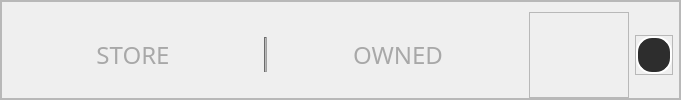
           <widget class="QFrame" name="Menu">
            <property name="sizePolicy">
             <sizepolicy hsizetype="Maximum" vsizetype="Maximum">
              <horstretch>0</horstretch>
              <verstretch>0</verstretch>
             </sizepolicy>
            </property>
            <property name="maximumSize">
             <size>
              <width>1677721</width>
              <height>16777215</height>
             </size>
            </property>
            <property name="frameShape">
             <enum>QFrame::StyledPanel</enum>
            </property>
            <property name="frameShadow">
             <enum>QFrame::Raised</enum>
            </property>
            <layout class="QHBoxLayout" name="horizontalLayout_2">
             <property name="leftMargin">
              <number>0</number>
             </property>
             <property name="topMargin">
              <number>0</number>
             </property>
             <property name="rightMargin">
              <number>0</number>
             </property>
             <property name="bottomMargin">
              <number>0</number>
             </property>
             <item>
              <widget class="QFrame" name="MenuItems">
               <property name="sizePolicy">
                <sizepolicy hsizetype="Expanding" vsizetype="Preferred">
                 <horstretch>0</horstretch>
                 <verstretch>0</verstretch>
                </sizepolicy>
               </property>
               <property name="frameShape">
                <enum>QFrame::StyledPanel</enum>
               </property>
               <property name="frameShadow">
                <enum>QFrame::Raised</enum>
               </property>
               <layout class="QHBoxLayout" name="horizontalLayout_4">
                <property name="leftMargin">
                 <number>0</number>
                </property>
                <property name="topMargin">
                 <number>10</number>
                </property>
                <property name="rightMargin">
                 <number>0</number>
                </property>
                <property name="bottomMargin">
                 <number>0</number>
                </property>
                <item>
                 <widget class="QFrame" name="frame_2">
                  <property name="sizePolicy">
                   <sizepolicy hsizetype="Maximum" vsizetype="Preferred">
                    <horstretch>0</horstretch>
                    <verstretch>0</verstretch>
                   </sizepolicy>
                  </property>
                  <property name="maximumSize">
                   <size>
                    <width>21</width>
                    <height>16777215</height>
                   </size>
                  </property>
                  <property name="frameShape">
                   <enum>QFrame::StyledPanel</enum>
                  </property>
                  <property name="frameShadow">
                   <enum>QFrame::Raised</enum>
                  </property>
                 </widget>
                </item>
                <item>
                 <widget class="QPushButton" name="storeBtn">
                  <property name="sizePolicy">
                   <sizepolicy hsizetype="Preferred" vsizetype="Maximum">
                    <horstretch>0</horstretch>
                    <verstretch>0</verstretch>
                   </sizepolicy>
                  </property>
                  <property name="minimumSize">
                   <size>
                    <width>250</width>
                    <height>0</height>
                   </size>
                  </property>
                  <property name="maximumSize">
                   <size>
                    <width>16777215</width>
                    <height>50</height>
                   </size>
                  </property>
                  <property name="font">
                   <font>
                    <family>Nirmala UI Semilight</family>
                    <pointsize>18</pointsize>
                   </font>
                  </property>
                  <property name="styleSheet">
                   <string notr="true">QPushButton {
	border: none;
	color: rgb(168, 168, 168);
	border-radius: 1px;		
	background-color: transparent;
}
QPushButton:hover {	
	background-color: rgb(116, 116, 116);
}</string>
                  </property>
                  <property name="text">
                   <string>STORE</string>
                  </property>
                 </widget>
                </item>
                <item>
                 <widget class="Line" name="separationLine">
                  <property name="maximumSize">
                   <size>
                    <width>16777215</width>
                    <height>35</height>
                   </size>
                  </property>
                  <property name="styleSheet">
                   <string notr="true">background-color: rgb(161, 161, 161)</string>
                  </property>
                  <property name="orientation">
                   <enum>Qt::Vertical</enum>
                  </property>
                 </widget>
                </item>
                <item>
                 <widget class="QPushButton" name="ownedBtn">
                  <property name="sizePolicy">
                   <sizepolicy hsizetype="Preferred" vsizetype="Maximum">
                    <horstretch>0</horstretch>
                    <verstretch>0</verstretch>
                   </sizepolicy>
                  </property>
                  <property name="minimumSize">
                   <size>
                    <width>250</width>
                    <height>0</height>
                   </size>
                  </property>
                  <property name="maximumSize">
                   <size>
                    <width>16777215</width>
                    <height>50</height>
                   </size>
                  </property>
                  <property name="font">
                   <font>
                    <family>Nirmala UI Semilight</family>
                    <pointsize>18</pointsize>
                   </font>
                  </property>
                  <property name="styleSheet">
                   <string notr="true">QPushButton {
	border: none;
	color: rgb(168, 168, 168);
	border-radius: 1px;		
	background-color: transparent;
}
QPushButton:hover {	
	background-color: rgb(116, 116, 116);
}</string>
                  </property>
                  <property name="text">
                   <string>OWNED</string>
                  </property>
                 </widget>
                </item>
                <item>
                 <widget class="QFrame" name="middlespacer">
                  <property name="sizePolicy">
                   <sizepolicy hsizetype="Maximum" vsizetype="Preferred">
                    <horstretch>0</horstretch>
                    <verstretch>0</verstretch>
                   </sizepolicy>
                  </property>
                  <property name="minimumSize">
                   <size>
                    <width>100</width>
                    <height>0</height>
                   </size>
                  </property>
                  <property name="maximumSize">
                   <size>
                    <width>10000</width>
                    <height>16777215</height>
                   </size>
                  </property>
                  <property name="frameShape">
                   <enum>QFrame::StyledPanel</enum>
                  </property>
                  <property name="frameShadow">
                   <enum>QFrame::Raised</enum>
                  </property>
                 </widget>
                </item>
                <item>
                 <widget class="QFrame" name="PlayerIcon">
                  <property name="maximumSize">
                   <size>
                    <width>40</width>
                    <height>40</height>
                   </size>
                  </property>
                  <property name="frameShape">
                   <enum>QFrame::StyledPanel</enum>
                  </property>
                  <property name="frameShadow">
                   <enum>QFrame::Raised</enum>
                  </property>
                  <layout class="QVBoxLayout" name="verticalLayout_3">
                   <property name="spacing">
                    <number>0</number>
                   </property>
                   <property name="leftMargin">
                    <number>0</number>
                   </property>
                   <property name="topMargin">
                    <number>0</number>
                   </property>
                   <property name="rightMargin">
                    <number>0</number>
                   </property>
                   <property name="bottomMargin">
                    <number>0</number>
                   </property>
                   <item>
                    <widget class="QPushButton" name="PlayerBtn">
                     <property name="sizePolicy">
                      <sizepolicy hsizetype="Maximum" vsizetype="Maximum">
                       <horstretch>0</horstretch>
                       <verstretch>0</verstretch>
                      </sizepolicy>
                     </property>
                     <property name="maximumSize">
                      <size>
                       <width>5000</width>
                       <height>5000</height>
                      </size>
                     </property>
                     <property name="styleSheet">
                      <string notr="true">QPushButton{
	border: 2px solid  white;
	background-color:rgb(45,45,45);
	border-color: rgb(255, 255, 255);
	border-radius:16px;

}</string>
                     </property>
                     <property name="text">
                      <string/>
                     </property>
                     <property name="icon">
                      <iconset>
                       <normaloff>icons/default-user.png</normaloff>icons/default-user.png</iconset>
                     </property>
                     <property name="iconSize">
                      <size>
                       <width>20</width>
                       <height>30</height>
                      </size>
                     </property>
                    </widget>
                   </item>
                  </layout>
                 </widget>
                </item>
                <item>
                 <widget class="QFrame" name="rightspacer">
                  <property name="sizePolicy">
                   <sizepolicy hsizetype="Maximum" vsizetype="Preferred">
                    <horstretch>0</horstretch>
                    <verstretch>0</verstretch>
                   </sizepolicy>
                  </property>
                  <property name="maximumSize">
                   <size>
                    <width>24</width>
                    <height>16777215</height>
                   </size>
                  </property>
                  <property name="frameShape">
                   <enum>QFrame::StyledPanel</enum>
                  </property>
                  <property name="frameShadow">
                   <enum>QFrame::Raised</enum>
                  </property>
                 </widget>
                </item>
               </layout>
              </widget>
             </item>
            </layout>
           </widget>
